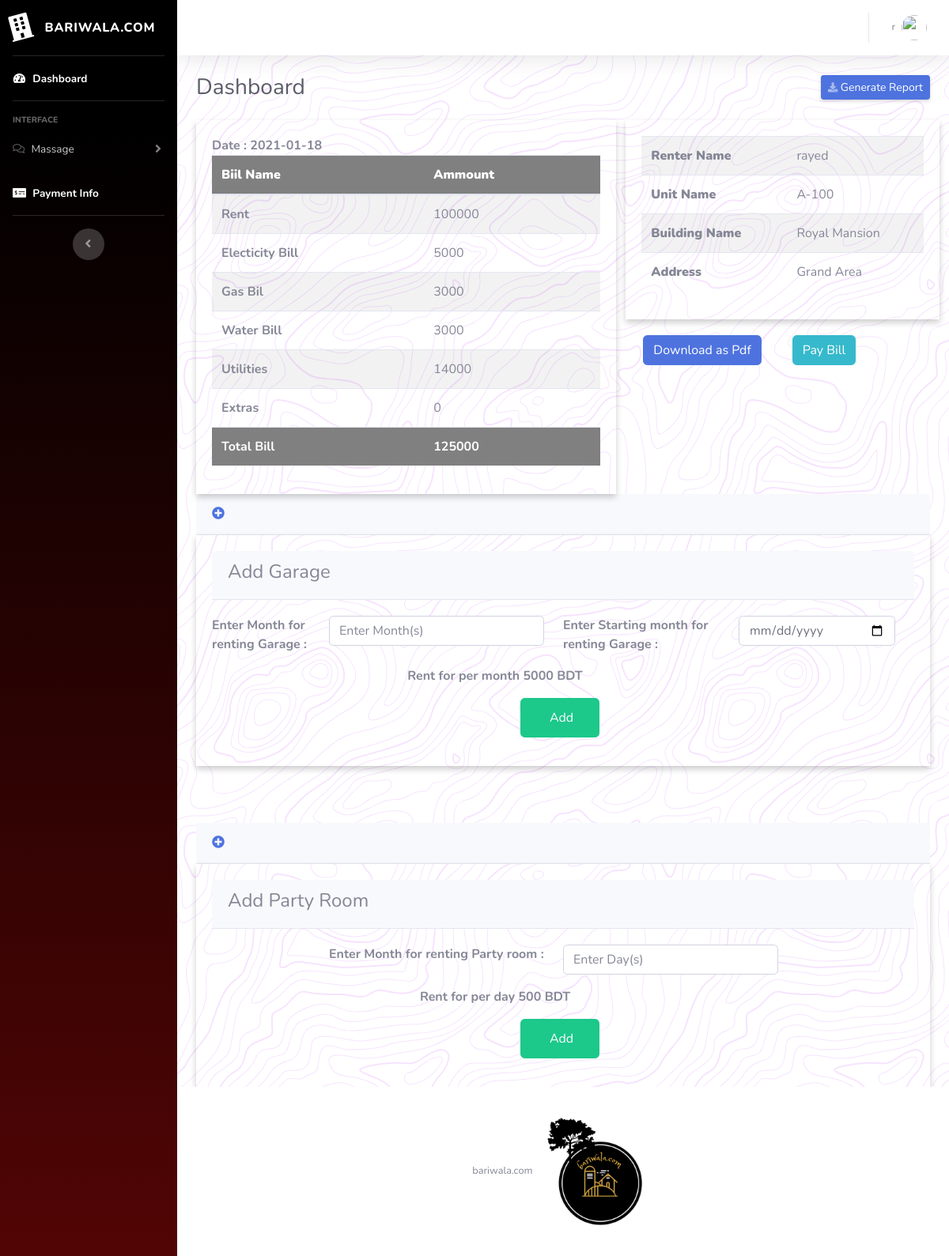
/view/home.php?status=8 (signed in), run on the app's committed database.
### tables this page shows
CREATE TABLE `rent` (
  `id` int(11) NOT NULL,
  `renter_id` int(11) NOT NULL,
  `unit_id` int(11) NOT NULL,
  `electricity_bill` int(11) NOT NULL,
  `gas_bill` int(11) NOT NULL,
  `water_bill` int(11) NOT NULL,
  `rent` int(11) NOT NULL,
  `utilities` int(11) NOT NULL,
  `extra` int(11) NOT NULL DEFAULT 0,
  `date` date DEFAULT NULL,
  `created_at` timestamp NULL DEFAULT NULL,
  `updated_at` timestamp NULL DEFAULT NULL
);

CREATE TABLE `units` (
  `id` int(11) NOT NULL,
  `unit_name` text NOT NULL,
  `building_id` int(11) NOT NULL,
  `renter_id` int(11) NOT NULL,
  `created_at` timestamp NULL DEFAULT NULL,
  `updated_at` timestamp NULL DEFAULT NULL
);

CREATE TABLE `buildings` (
  `id` int(11) NOT NULL,
  `name` text NOT NULL,
  `address` text NOT NULL,
  `manager_id` int(11) NOT NULL,
  `created_at` timestamp NULL DEFAULT NULL,
  `updated_at` timestamp NULL DEFAULT NULL
);

### controller/database.php (called while the page is built, shortened)
<?php
class Database {
    private $conn;
    public function __construct() {
        $this->servername = "localhost";
        $this->username = "root";
        $this->password = "";
        $this->dbname = "bariwala";
        $this->conn = new mysqli($this->servername, $this->username, $this->password, $this->dbname);
    }
    public function select($select, $table, $where = "", $extention = "") {
        $sql = "SELECT " . $select . " FROM " . $table . " " . $where . " " . $extention;
        $result = $this->conn->query($sql);
        return $result;
    }
}
?>

### view/home.php (the view, shortened to what this page needs)
<!DOCTYPE html>
<html lang="en">
<?php
require_once "header.php";
?>
<body id="page-top">
  <div id="wrapper">
    <?php
    require_once "sidebar.php";
    ?>
    <div id="content-wrapper" class="d-flex flex-column">
      <div id="content">
        <?php
        require_once "topbar.php"
        ?>
        <div class="container-fluid">
          <div class="d-sm-flex align-items-center justify-content-between mb-4">
            <h1 class="h3 mb-0 text-gray-800">Dashboard</h1>
            <a href="#" class="d-none d-sm-inline-block btn btn-sm btn-primary shadow-sm"><i class="fas fa-download fa-sm text-white-50"></i> Generate Report</a>
          </div>
          <?php
            if(strcmp($_SESSION["status"],"admin")==0){
              require_once "viewCost.php";
              require_once "paymentList.php";
          ?>
          <?php
            }elseif(strcmp($_SESSION["status"],"renter")==0){
          ?>
          <div class="row">
          <?php
            $id=$_SESSION["id"];
            require_once "../controller/database.php";
            $database=new Database();
            $select="*";
            $table = "renter";
            $where = "Where user_id = $id";
            $extention = "";
            $result = $database->select($select, $table, $where, $extention);
            $row = mysqli_fetch_assoc($result);
            $id=$row["id"];
            $select="*";
            $table = "rent";
            $where = "Where renter_id = $id";
            $extention = "";
            $result = $database->select($select, $table, $where, $extention);
            while ($row = mysqli_fetch_assoc($result)) {
              $e_bill= $row["electricity_bill"];
              $w_bill= $row["water_bill"];
              $g_bill= $row["gas_bill"];
              $u_bill= $row["utilities"];
              $rent= $row["rent"];
              $extra=$row["extra"];
              $date=$row["date"];
              $total=intval($e_bill)+intval($w_bill)+intval($g_bill)+intval($u_bill)+intval($rent)+intval($extra);
         ?>
            <div class="col-md-7">
              <div class="card-body" >
              <strong>
                <?php
                  echo "Date  : ";
                  echo $date;
                ?>
              </strong>
                <div class="table-responsive">
                    <table class="table table-striped" id="dataTable" width="100%" cellspacing="0">
                      <thead style="background-color:gray; color:white;">
                        <tr>
                          <th><strong>Biil Name</strong></th>
                          <th><strong>Ammount</strong></th>
                        </tr>
                      </thead>
                      <tbody>
                        <tr>
                          <td> <strong>Rent</strong></td>
                          <td><?php echo $rent ?></td>
                        </tr>
                        <tr>
                          <td> <strong>Electicity Bill</strong></td>
                          <td><?php echo $e_bill ?></td>
                        </tr>
                        <tr>
                          <td> <strong>Gas Bil</strong></td>
                          <td><?php echo $g_bill ?></td>
                        </tr>
                        <tr>
                          <td> <strong>Water Bill</strong></td>
                          <td><?php echo $w_bill ?></td>
                        </tr>
                        <tr>
                          <td> <strong>Utilities</strong> </td>
                          <td><?php echo $u_bill ?></td>
                        </tr>
                        <tr>
                          <td> <strong>Extras</strong> </td>
                          <td><?php echo $extra ?></td>
                        </tr>
                        <tr  style="background-color:gray; color:white;" >
                          <td> <strong Bill>Total Bill</strong>  </td>
                          <td> <strong><?php echo $total ?></strong></td>
                        </tr>
                      </tbody>
                    </table>
                    <?php
                      }
                    ?>
                </div>
            </div>
            </div>
            <div class="col-md-5">
              <div class="row">
               <?php
                $select="*";
                $table = "units";
                $where = "Where renter_id = $id";
                $extention = "limit 1";
                $result = $database->select($select, $table, $where, $extention);
                $row = mysqli_fetch_assoc($result);
                $name=$_SESSION["name"];
                $b_id=$row["building_id"];
                $select="*";
                $table = "buildings";
                $where = "Where id = $b_id";
                $extention = "";
                $result = $database->select($select, $table, $where, $extention);
                $row2 = mysqli_fetch_assoc($result);
               ?>
                <div class="card-body">
                  <div class="table-responsive">
                      <table class="table table-striped" id="dataTable" width="100%" cellspacing="0">
                        <tbody>
                          <tr>
                            <th> <strong>Renter Name </strong> </th>
                            <td><?php echo $name ?></td>
                          </tr>
                          <tr>
                            <th> <strong>Unit Name </strong> </th>
                            <td><?php echo $row["unit_name"] ?></td>
                          </tr>
                          <tr>
                            <th> <strong>Building Name </strong></th>
                            <td><?php echo $row2["name"] ?></td>
                          </tr>
                          <tr>
                            <th> <strong> Address </strong> </th>
                            <td><?php echo $row2["address"] ?></td>
                          </tr>
                        </tbody>
                      </table>
                  </div>
                </div>
            </div>
            <div class="row" style="margin-top:20px;">
              <div class="col-md-6">
                <button class="btn btn-primary" style="margin-left:10px; ">Download as Pdf</button>
              </div>
              <div class="col-md-6">
              <a class="btn btn-info" href="#" data-toggle="modal" data-target="#paymentmodel">
                  Pay Bill
                </a>
              </div>
            </div>
          </div>
          </div>
          <?php
            require_once "addGarage.php";
            }else{
              require_once "managerShow.php";
            }
          ?>
        </div>
      </div>
      <?php
        require_once "footer.php"
      ?>
</body>
</html>

### data on the page
rent: date "2021-01-18", rent "100000", electricity_bill "5000", gas_bill "3000", water_bill "3000", utilities "14000", extra "0", total "125000"
units: unit_name "A-100"
buildings: name "Royal Mansion", address "Grand Area"

### other printed values
$username "r"
$name "rayed"
